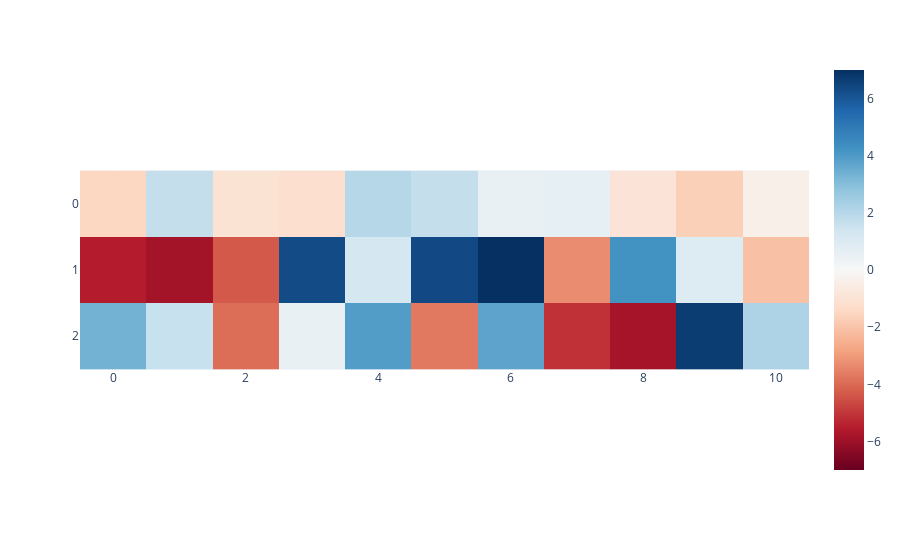

The notebook cell this image was saved under:
### Code cell
imshow(res, y = [0,1,2])

### Figure 1 — Plotly figure (JSON) as saved in the notebook; plotly's stock layout.template omitted (floating-point values rounded to 4 significant figures)
{"data": [{"coloraxis": "coloraxis", "hovertemplate": "x: %{x}<br>y: %{y}<br>color: %{z}<extra></extra>", "name": "0", "type": "heatmap", "xaxis": "x", "y": [0, 1, 2], "yaxis": "y", "z": [[-1.516, 1.693, -1.019, -1.203, 2.014, 1.684, 0.5572, 0.6392, -0.9251, -1.676, -0.4073], [-5.535, -5.852, -4.329, 6.307, 1.265, 6.346, 6.998, -3.306, 4.243, 0.9517, -2.105], [3.329, 1.594, -3.926, 0.5168, 3.937, -3.685, 3.738, -5.108, -5.831, 6.678, 2.172]]}], "layout": {"coloraxis": {"cmid": 0, "colorscale": [[0, "rgb(103,0,31)"], [0.1, "rgb(178,24,43)"], [0.2, "rgb(214,96,77)"], [0.3, "rgb(244,165,130)"], [0.4, "rgb(253,219,199)"], [0.5, "rgb(247,247,247)"], [0.6, "rgb(209,229,240)"], [0.7, "rgb(146,197,222)"], [0.8, "rgb(67,147,195)"], [0.9, "rgb(33,102,172)"], [1, "rgb(5,48,97)"]]}, "margin": {"t": 60}, "xaxis": {"anchor": "y", "constrain": "domain", "domain": [0, 1], "scaleanchor": "y"}, "yaxis": {"anchor": "x", "autorange": "reversed", "constrain": "domain", "domain": [0, 1]}}}
